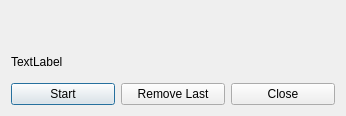
<?xml version="1.0" encoding="UTF-8"?>
<ui version="4.0">
 <class>ToolLineDialog</class>
 <widget class="QDialog" name="ToolLineDialog">
  <property name="geometry">
   <rect>
    <x>0</x>
    <y>0</y>
    <width>346</width>
    <height>116</height>
   </rect>
  </property>
  <property name="windowTitle">
   <string>Line Tool</string>
  </property>
  <layout class="QHBoxLayout" name="horizontalLayout_2">
   <item>
    <layout class="QVBoxLayout" name="verticalLayout">
     <item>
      <widget class="AttribLineWidget" name="line_widget" native="true">
       <property name="toolTip">
        <string>Double clic to start tool</string>
       </property>
      </widget>
     </item>
     <item>
      <widget class="QLabel" name="msg_label">
       <property name="text">
        <string>TextLabel</string>
       </property>
      </widget>
     </item>
     <item>
      <layout class="QHBoxLayout" name="horizontalLayout">
       <item>
        <widget class="QPushButton" name="start_btn">
         <property name="toolTip">
          <string>Start tool</string>
         </property>
         <property name="text">
          <string>Start</string>
         </property>
         <property name="icon">
          <iconset>
           <normaloff>ressources/icon_point.png</normaloff>ressources/icon_point.png</iconset>
         </property>
        </widget>
       </item>
       <item>
        <widget class="QPushButton" name="removelast_btn">
         <property name="text">
          <string>Remove Last</string>
         </property>
        </widget>
       </item>
       <item>
        <widget class="QPushButton" name="close_btn">
         <property name="toolTip">
          <string>Close dialog</string>
         </property>
         <property name="text">
          <string>Close</string>
         </property>
        </widget>
       </item>
      </layout>
     </item>
    </layout>
   </item>
  </layout>
 </widget>
 <customwidgets>
  <customwidget>
   <class>AttribLineWidget</class>
   <extends>QWidget</extends>
   <header>attrib_line_widget.h</header>
   <container>1</container>
  </customwidget>
 </customwidgets>
 <resources/>
 <connections/>
</ui>
